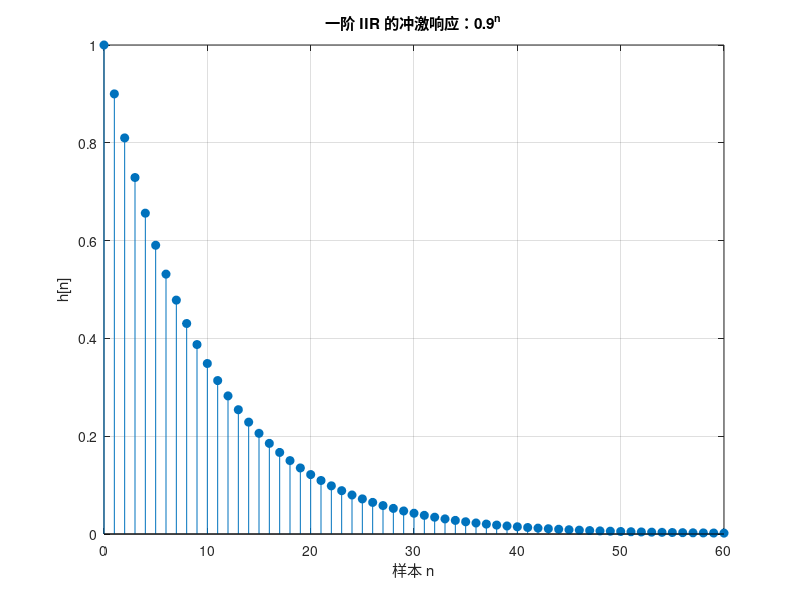
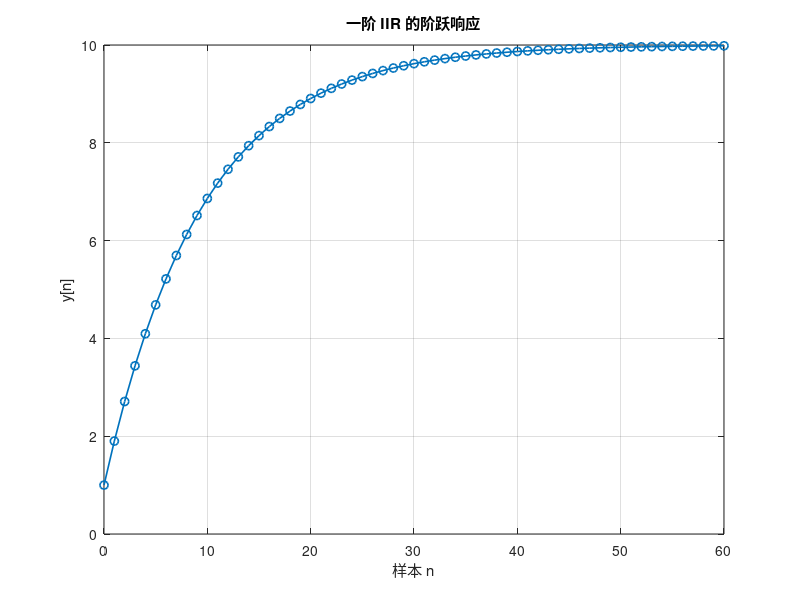
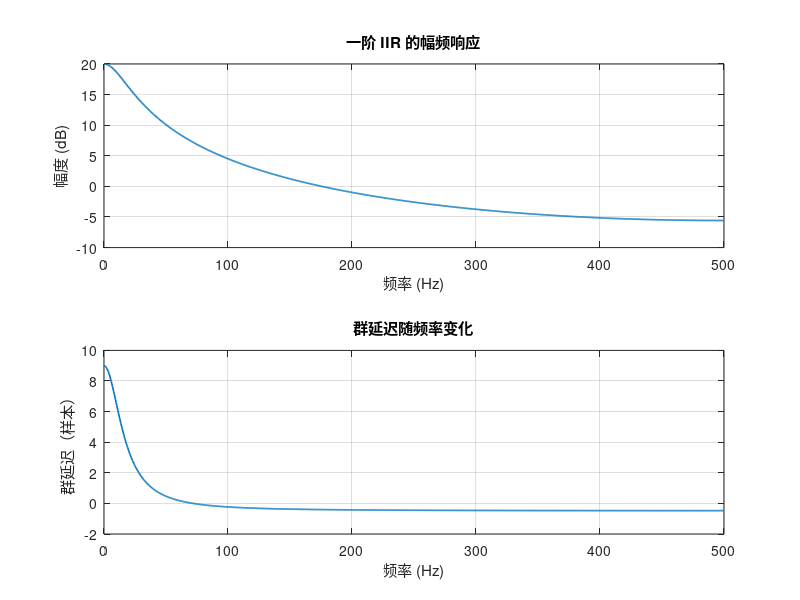

Write MATLAB code to recreate these figures, in order.
clear; close all; clc;

%% 基础参数
fs = 1000;             % 采样率
N  = 61;               % 观察 61 个样本

%% 构造一个冲激：只有第一个样本等于 1
imp = [1, zeros(1, N-1)];

%% y[n] = x[n] + 0.9*y[n-1]
%% MATLAB 的 filter 写成：
%% a(1)*y[n] = b(1)*x[n] - a(2)*y[n-1] ...
coefA = 0.9;
b     = 1;
aDen  = [1, -coefA];

h = filter(b, aDen, imp);

%% 极点与稳定性
p = roots(aDen);
fprintf('极点 = %.4f\n', real(p));
fprintf('极点模值 = %.4f\n', abs(p));

fprintf('\n前 11 个冲激响应值：\n');
disp(h(1:11));

%% 图 1：冲激响应
figure(1);
stem(0:N-1, h, 'filled');
xlabel('样本 n');
ylabel('h[n]');
title('一阶 IIR 的冲激响应：0.9^n');
grid on;

%% 图 2：阶跃响应
step = ones(1, N);
yStep = filter(b, aDen, step);

figure(2);
plot(0:N-1, yStep, 'o-', 'LineWidth', 1.2);
xlabel('样本 n');
ylabel('y[n]');
title('一阶 IIR 的阶跃响应');
grid on;

%% 图 3：幅频和群延迟
[H, f]    = freqz(b, aDen, 1024, fs);
[gd, fg]  = grpdelay(b, aDen, 1024, fs);

figure(3);
subplot(2,1,1);
plot(f, 20*log10(abs(H)), 'LineWidth', 1.2);
xlabel('频率 (Hz)');
ylabel('幅度 (dB)');
title('一阶 IIR 的幅频响应');
grid on;

subplot(2,1,2);
plot(fg, gd, 'LineWidth', 1.2);
xlabel('频率 (Hz)');
ylabel('群延迟（样本）');
title('群延迟随频率变化');
grid on;
